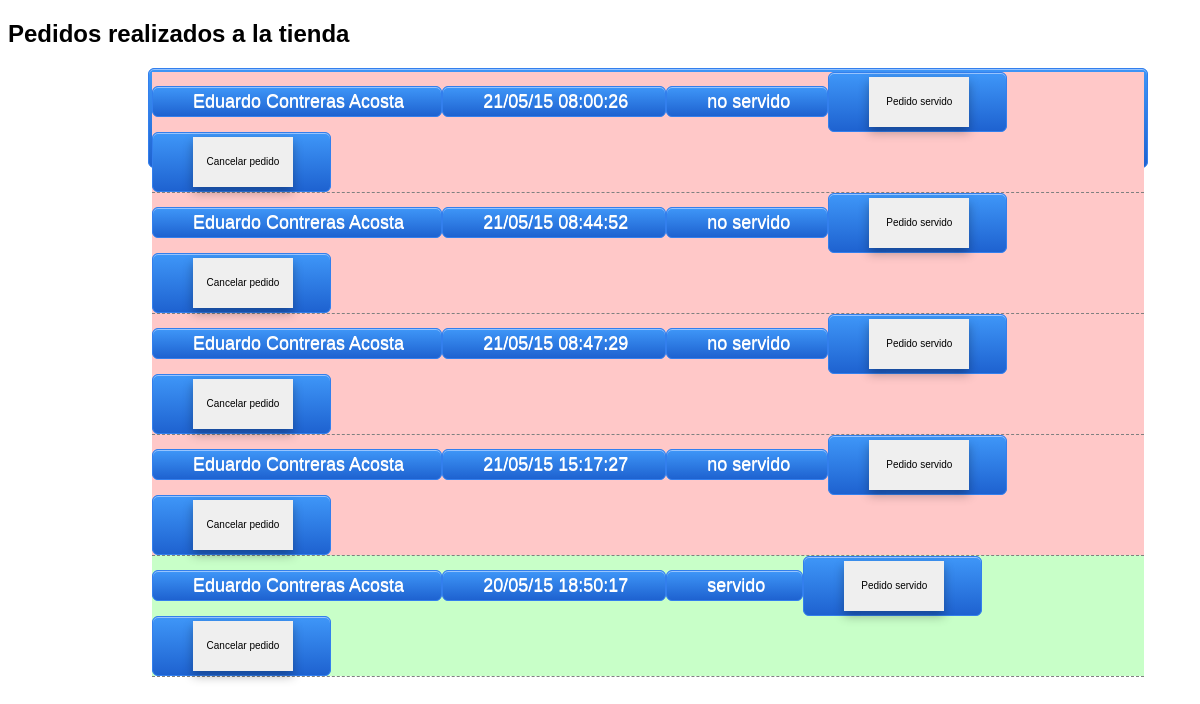
Page /panel_administrador/pedidos.php on the committed database.
### tables this page shows
CREATE TABLE IF NOT EXISTS `pedidos` (
`id` int(100) NOT NULL,
  `idcliente` int(100) DEFAULT NULL,
  `fecha` varchar(100) DEFAULT NULL,
  `estado` varchar(100) DEFAULT NULL
);

CREATE TABLE IF NOT EXISTS `clientes` (
`customer_id` int(10) NOT NULL,
  `customer_name` text NOT NULL,
  `apellidos` text NOT NULL,
  `direccion` varchar(255) NOT NULL,
  `telefono` text NOT NULL,
  `customer_email` varchar(100) NOT NULL,
  `customer_pass` varchar(100) NOT NULL,
  `customer_ip` varchar(255) NOT NULL,
  `customer_image` text NOT NULL
);

### panel_administrador/pedidos.php (the view, shortened to what this page needs)
<?php include "cabecera.inc";?>
<table class="estilo_pedidos">
<?php
$conexion = mysqli_connect("localhost","tienda","online","joyeria");
mysqli_set_charset($conexion, "utf8");
$peticion = "SELECT pedidos.id AS idpedido,fecha,estado,customer_name,apellidos FROM pedidos LEFT JOIN clientes ON pedidos.idcliente = clientes.customer_id ORDER BY estado,fecha ASC";
$resultado = mysqli_query($conexion, $peticion);
while($fila = mysqli_fetch_array($resultado)) {
$estado = $fila['estado'];
switch($estado){
	case 0:$diestado = "no servido";break;
	case 1:$diestado = "servido";break;
}
	echo '<tr';
switch($estado){
	case 0:echo ' style="background:rgb(255,200,200);"';break;
	case 1:echo ' style="background:rgb(200,255,200);"';break;
}
	echo'><td class="fila">'.$fila['customer_name']." ".$fila['apellidos'].'</td><td class="fila">'.$fila['fecha'].'</td><td class="fila">'.$diestado.'</td><td class="fila"><a href="../php/pedidoservido.php?id='.$fila['idpedido'].'"><button class="botonservido">Pedido servido</button></a></td><td class="fila"><a href="../php/cancelarpedido.php?id='.$fila['idpedido'].'"><button class="botonservido">Cancelar pedido</button></a></td></tr>';
}
?>
</table>

### panel_administrador/styles/estiloadmin.css (style rules this page uses)
body { font-family:arial; }
table, td,i { border-collapse:collapse; -moz-box-shadow:inset 0px 1px 0px 0px #97c4fe; -webkit-box-shadow:inset 0px 1px 0px 0px #97c4fe; box-shadow:inset 0px 1px 0px 0px #97c4fe; background:-webkit-gradient(linear, left top, left bottom, color-stop(0.05, #3d94f6), color-stop(1, #1e62d0)); background:-moz-linear-gradient(top, #3d94f6 5%, #1e62d0 100%); background:-webkit-linear-gradient(top, #3d94f6 5%, #1e62d0 100%); background:-o-linear-gradient(top, #3d94f6 5%, #1e62d0 100%); background:-ms-linear-gradient(top, #3d94f6 5%, #1e62d0 100%); background:linear-gradient(to bottom, #3d94f6 5%, #1e62d0 100%); filter:progid:DXImageTransform.Microsoft.gradient(startColorstr='#3d94f6', endColorstr='#1e62d0',GradientType=0); background-color:#3d94f6; -moz-border-radius:6px; -webkit-border-radius:6px; border-radius:6px; border:1px solid #337fed; display:inline-block; color:#ffffff; font-family:Arial; padding:3px; text-decoration:none; text-shadow:0px 1px 0px #ffffff; }
td { padding: 4px 37px 4px 40px; }
tr { border-bottom:1px dashed grey; }
.boton,button { box-shadow:0px 5px 10px rgba(0,0,0,0.3); border:0px; padding:4px; font-size:10px; }
.estilo_pedidos { border-collapse:collapse; font-size:18px; margin-left: 140px; width: 1000px; height: 100px; }
.botonservido { width: 100px; height: 50px; }

### rows in the picture
pedidos: idcliente.customer_name "Eduardo", idcliente.apellidos "Contreras Acosta", fecha "21/05/15 08:00:26", estado "no servido"
pedidos: idcliente.customer_name "Eduardo", idcliente.apellidos "Contreras Acosta", fecha "21/05/15 08:44:52", estado "no servido"
pedidos: idcliente.customer_name "Eduardo", idcliente.apellidos "Contreras Acosta", fecha "21/05/15 08:47:29", estado "no servido"
pedidos: idcliente.customer_name "Eduardo", idcliente.apellidos "Contreras Acosta", fecha "21/05/15 15:17:27", estado "no servido"
pedidos: idcliente.customer_name "Eduardo", idcliente.apellidos "Contreras Acosta", fecha "20/05/15 18:50:17", estado "servido"
